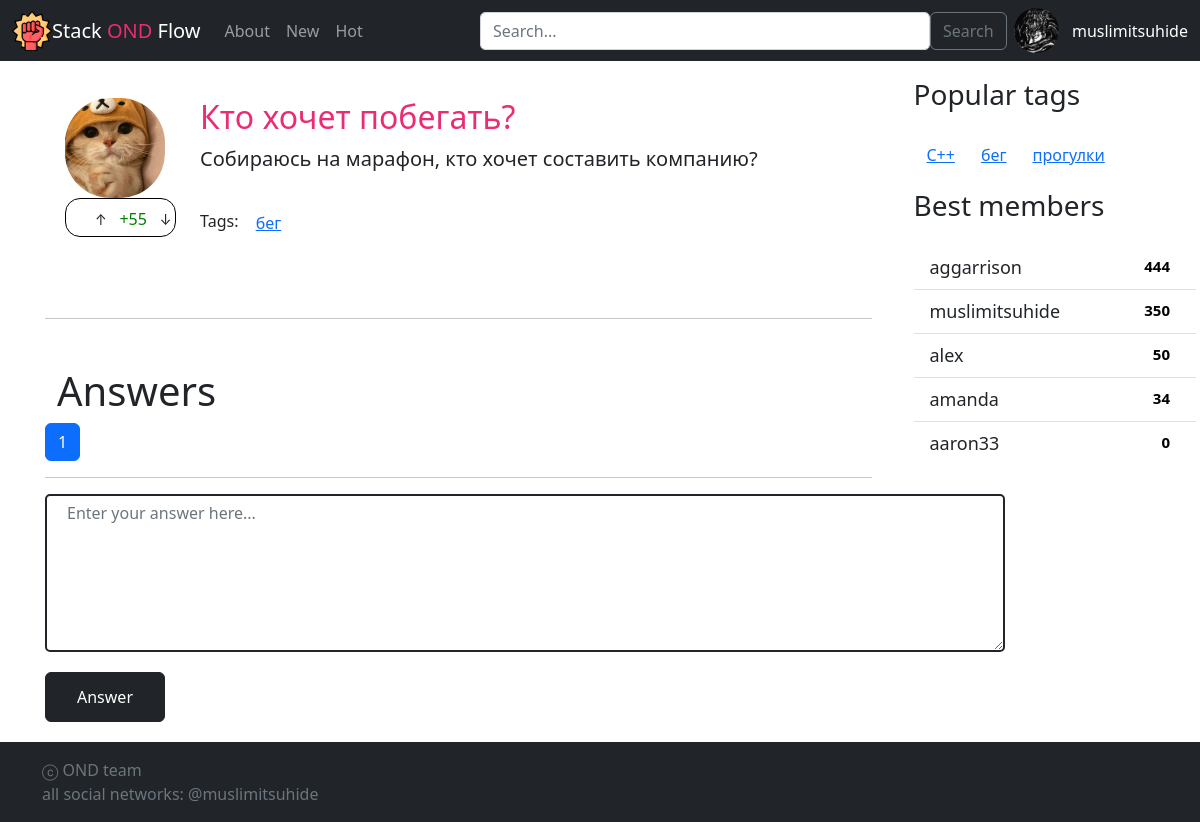
Page /question/2 on the committed database.
### askme/models.py (models this page shows, shortened)
class Question(models.Model):
    title = models.CharField(max_length=20)
    content = models.TextField(blank=True)
    create_date = models.DateTimeField(auto_now_add=True)
    rating = models.IntegerField(default=0)
    author = models.ForeignKey('Profile', on_delete=models.CASCADE, related_name='questions')
    tags = models.ManyToManyField('Tag', blank=True, related_name='questions')
    objects = QuestionManager()

class Tag(models.Model):
    title = models.CharField(max_length=20)
    objects = TagManager()

class Profile(models.Model):
    user = models.OneToOneField(User, on_delete=models.PROTECT)
    avatar = models.ImageField(upload_to='static/img/avatar', blank=True, null=True)
    name = models.CharField(max_length=255)
    rating = models.IntegerField(default=0)
    objects = ProfileManager()
    class Meta:
        app_label = 'askme'

### askme/views.py (the view)
# urls.py: path('question/<int:question_id>', views.question, name='question'),
def question(request, question_id: int):
    try:
        question = models.Question.objects.get_question(question_id)
        answers = models.Answer.objects.get_by_question(question_id)
        page_obj = paginate(answers, request, 3)
        context = {'question': question, 'page_obj':page_obj}
        sidebar_content(context)
    except:
        raise Http404("Question does not exist")
    return render(request, 'question.html', context)

### askme/models.py (called while the page is built)
    def get_top5(self):
        return self.order_by('-rating')[:5]

    def get_top5(self):
        return self.annotate(count=Count('questions')).order_by('-count')[:5]

    def get_by_question(self, current_question):
        return self.filter(question=current_question)

    def get_question(self, qid):
        try:
            q = self.get(pk=qid)
        except:
            return None
        return q

### askme/views.py (called while the page is built)
def paginate(objects_list, request, per_page=3):
    paginator = Paginator(objects_list, per_page)
    try:
        limit = int(request.GET.get('page', 10))
    except ValueError:
        limit = 10
    if limit > 10:
        limit = 10
    try:
        page_number  = int(request.GET.get('page', 1))
    except ValueError:
        raise Http404
    return paginator.get_page(page_number)

def sidebar_content(context):
    context['top_tags'] = models.Tag.objects.get_top5()
    context['top_users'] = models.Profile.objects.get_top5()

### templates/question.html (shortened to what this page needs)
{% extends "inc/base.html" %}
{% load static %}
{% block content %}
  <div class="open-question">
      <div class="row">
          <div class="col-2">
              <div class="open-question-avatar">
                <img src= "{% static "img/avatar1.jpeg" %}" />
              </div>
              <div class="question-rating">
                <div class="question-rating-arrows">
                  <div class="btn btn-sm question-rating-arrow-up">↑</div>
                  <div class="question-rating-amount success">+{{question.rating}}</div>
                  <div class="btn btn-sm question-rating-arrow-down">↓</div>
                </div>
              </div>
          </div>
          <div class="col-9">
              <div class="row question-header">
                <h2><a href="../templates/question.html">{{question.title}}</a></h2>
              </div>
                <div class="open-question-text">
                  {{question.content}}
                </div>
                <div class="row">
                    <div class="col-6">
                        Tags:
                        {% for tag in question.tags.all %}
                          <div class="tag btn"><a href="{% url "tag" tag.id %}">{{tag.title}}</a></div>
                        {% endfor %}
                    </div>
                </div>
          </div>
      </div>
  </div>
  <hr>
  <div class="container">
      <h1 class="mt-5">Answers</h1>
  </div>
  {% include "inc/paginator.html" %}
<hr>
<form class="new-answer">
  <div class="form-group form-group-flex">
    <textarea class="form-control question-form" id="questionText" placeholder="Enter your answer here..." rows="6"></textarea>
  </div>
  <button type="submit" class="btn btn-dark answer-button">Answer</button>
</form>
{% endblock content %}

### templates/inc/sidebar.html
<div class="col-3 sidebar">
    <div class="sidebar-block sidebar-tags">
      <div class="row sidebar-header">
        <h3>Popular tags<h3>
      </div>
      <div class="sidebar-content">
        {% for tag in top_tags %}
          <li class="btn"><a href="{% url "tag" tag=tag.title %}">{{tag.title}}</a></li>
        {% endfor %}
      </div>
    </div>
    <div class="sidebar-block sidebar-users">
      <div class="row sidebar-header">
        <h3>Best members<h3>
      </div>
      <div class="sidebar-content">
        <ul class="list-group list-group-flush">
          {% for user in top_users %}
            <div class="list-group-item sidebar-user">
              <a href="#" class="sidebar-user-name">{{user.name}}</a>
              <span class="badge badge-primary badge-pill">{{user.rating}}</span>
            </div>
          {% endfor %}
        </ul>
      </div>
    </div>

### static/css/style.css (style rules this page uses)
.form-control { width: 450px; border-radius: 5px; }
.open-question { height: 220px; border-radius: 8px; padding: 20px; margin-bottom: 20px; }
.new-answer { width: 980px; }
.answer-button { margin-bottom: 20px; height: 50px; width: 120px; }
.question-form { border: 2px solid #212529; margin: 0px 20px 20px 0px; padding: 5px 20px; width: 100%; }
.form-group-flex { margin: 5px 0px 0px 0px; display: flex; justify-content: space-between; align-items: flex-start; width: 100%; }
.question-header a { color: rgb(235, 44, 117); text-decoration: none; font-weight: 300; }
.open-question-avatar { height: 100px; width: 100px; }
.open-question-avatar > img { height: 100%; width: 100%; object-fit: cover; border-radius: 45px; }
.question-rating { display: flex; align-items: center; border: 1px solid #000; border-radius: 15px; }
.question-rating-arrows { display: flex; margin: 5px 5px 1px 20px; }
.question-rating-amount { width: 35px; margin-top: 3px; text-align: center; }
.open-question-text { font-size: 20px; margin-bottom: 30px; }
.sidebar { padding: 0px 15px 0px 30px; margin: 0px 0px 15px 0px; }
.sidebar-block { margin-bottom: 15px; }
.sidebar-header { font-size: 22px; font-weight: 500; margin-bottom: 8px; }
.sidebar-content { font-size: 18px; flex-wrap: wrap; display: flex; }
.list-group-item .badge { color: black; margin-left: 5px; }
.sidebar-user a { color: #212529; text-decoration: none; }
.sidebar-user .badge { font-size: 15px; }
.sidebar-user-name { width: 200px; }
.sidebar-user { display: flex; justify-content: space-between; }
.success { color: green; }

### rows in the picture
Question: rating "55", title "Кто хочет побегать?", content "Собираюсь на марафон, кто хочет составить компанию?"
Tag: title "бег"
Tag: title "С++"
Tag: title "прогулки"
Profile: name "aggarrison", rating "444"
Profile: name "muslimitsuhide", rating "350"
Profile: name "alex", rating "50"
Profile: name "amanda", rating "34"
Profile: name "aaron33", rating "0"

### other values in the picture
{{ page_obj.number }} "1"
